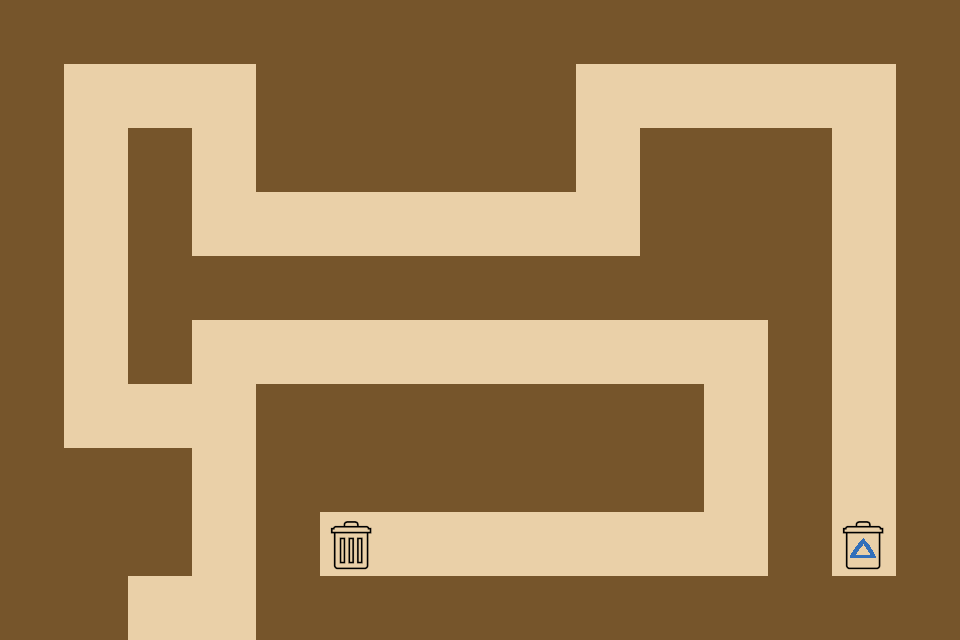

This game map was drawn from its Tiled (.tmx) file and the tilesets committed beside it. A one-line description and the trimmed map source follow:
An orthogonal 15x10 tile map with 64x64 px tiles, 1 tile layer (background) and 17 objects (goal).

<map version="1.10" tiledversion="1.10.2" orientation="orthogonal" renderorder="right-down" width="15" height="10" tilewidth="64" tileheight="64" infinite="0" nextlayerid="3" nextobjectid="40">
 <tileset firstgid="1" source="maze2.tsx" />
 <layer id="1" name="background" width="15" height="10">
  <data>[150 cells, 150 non-empty, 4 distinct tile ids]</data>
 </layer>
 <objectgroup id="2" name="objects">
  <object id="18" x="0" y="0">
   <polygon points="0,0 0,640 64,640 64,0" />
  </object>
  <object id="19" x="64" y="640">
   <polygon points="0,0 64,0 64,-64 0,-64" />
  </object>
  <object id="20" x="64" y="448">
   <polygon points="0,0 0,128 128,128 128,0" />
  </object>
  <object id="21" x="128" y="128">
   <polygon points="0,0 0,256 64,256 64,0" />
  </object>
  <object id="22" x="64" y="0">
   <polygon points="0,0 0,64 896,64 896,0" />
  </object>
  <object id="23" x="256" y="64">
   <polygon points="0,0 0,128 320,128 320,0" />
  </object>
  <object id="24" x="192" y="256">
   <polygon points="0,0 0,64 448,64 448,0" />
  </object>
  <object id="25" x="640" y="128">
   <polygon points="0,0 0,192 192,192 192,0" />
  </object>
  <object id="26" x="768" y="320">
   <polygon points="0,0 0,320 64,320 64,0" />
  </object>
  <object id="27" x="768" y="576">
   <polygon points="0,0 0,64 -512,64 -512,0" />
  </object>
  <object id="28" x="256" y="576">
   <polygon points="0,0 0,-64 64,-64 64,0" />
  </object>
  <object id="29" x="256" y="384">
   <polygon points="0,0 0,128 448,128 448,0" />
  </object>
  <object id="30" x="832" y="576">
   <polygon points="0,0 0,64 128,64 128,0" />
  </object>
  <object id="31" x="896" y="64">
   <polygon points="0,0 0,512 64,512 64,0" />
  </object>
  <object id="32" x="320" y="512">
   <polygon points="0,0 0,64 64,64 64,0" />
  </object>
  <object id="35" name="goal" x="832" y="512" width="64" height="64" />
  <object id="39" x="280" y="5" width="600" height="70">
   <text fontfamily="Segoe UI" pixelsize="48" wrap="1" color="#ffffff">Recycle The Bottles</text>
  </object>
 </objectgroup>
</map>